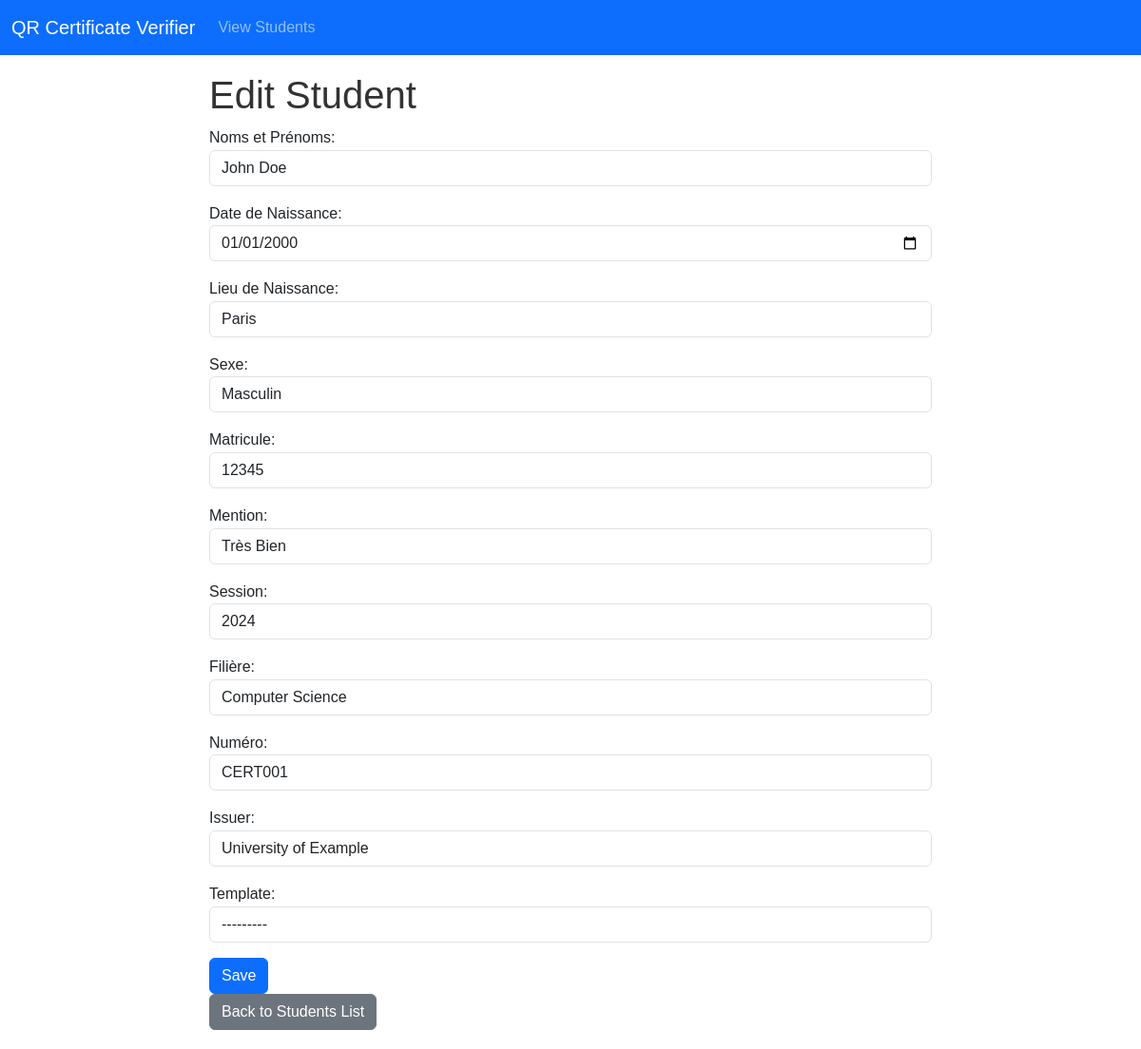
Screenshot of /certificate/student/edit/9/ with the database file from the repository.
### certifications/models.py (models this page shows, shortened)
class Student(models.Model):
    GENDER_CHOICES = [
        ('M', 'Masculin'),
        ('F', 'Féminin'),
    ]
    noms_et_prenoms = models.CharField('Noms et Prénoms', max_length=100, null=True, blank=True)
    date_de_naissance = models.DateField('Date de Naissance', null=True, blank=True)
    lieu_de_naissance = models.CharField('Lieu de Naissance', max_length=100, null=True, blank=True)
    sexe = models.CharField('Sexe', max_length=1, choices=GENDER_CHOICES, null=True, blank=True)
    matricule = models.CharField('Matricule', max_length=50, unique=True, null=True, blank=True)
    mention = models.CharField('Mention', max_length=50, null=True, blank=True)
    session = models.CharField('Session', max_length=50, null=True, blank=True)
    filiere = models.CharField('Filière', max_length=100, null=True, blank=True)
    numero = models.CharField('Numéro', max_length=50, unique=True, null=True, blank=True)
    issuer = models.ForeignKey(Issuer, on_delete=models.CASCADE)
    issue_date = models.DateTimeField('Date de Délivrance', blank=True, null=True, auto_now_add=True)
    template = models.ForeignKey(CertificateTemplate, on_delete=models.SET_NULL, null=True, blank=True)
    qr_code_link = models.URLField('Lien QR Code', max_length=255, unique=True, blank=True, null=True)
    class Meta:
        unique_together = ['noms_et_prenoms', 'matricule', 'filiere', 'session']

### certifications/views.py (the view)
# urls.py: path('student/edit/<int:student_id>/', views.edit_student, name='edit_student'),
def edit_student(request, student_id):
    student = get_object_or_404(Student, id=student_id)
    if request.method == 'POST':
        form = StudentForm(request.POST, instance=student)
        if form.is_valid():
            try:
                student = form.save()
                if not student.qr_code_link:
                    qr_code_url = generate_qr_code(student.id)
                    student.qr_code_link = qr_code_url
                    student.save()
                messages.success(request, f'Student record updated for {student.noms_et_prenoms}')
                return redirect('certifications:index')
            except IntegrityError:
                messages.error(request, 'Error: This update would result in a duplicate record or QR code link.')
    else:
        form = StudentForm(instance=student)
    return render(request, 'student_form.html', {'form': form, 'action': 'Edit'})

### certifications/models.py (called while the page is built)
    def __str__(self):
        return self.name_en

    def __str__(self):
        return self.name

### templates/student_form.html (shortened to what this page needs)
{% extends 'base.html' %}
{% block content %}
<h1>{{ action }} Student</h1>
<form method="post">
    {{ form.as_p }}
    <button type="submit" class="btn btn-primary">Save</button>
</form>
<a href="{% url 'certifications:index' %}" class="btn btn-secondary">Back to Students List</a>
{% endblock %}

### templates/base.html (style rules this page uses)
body { font-family: Arial, sans-serif; line-height: 1.6; margin: 0; padding-top: 56px; }
h1 { color: #333; }

### rows the page displays
Student: noms_et_prenoms "John Doe", date_de_naissance "01/01/2000", lieu_de_naissance "Paris", sexe "Masculin", matricule "12345", mention "Très Bien", session "2024", filiere "Computer Science", numero "CERT001", issuer "University of Example", template "---------"

### other values shown
{{ action }} "Edit"
